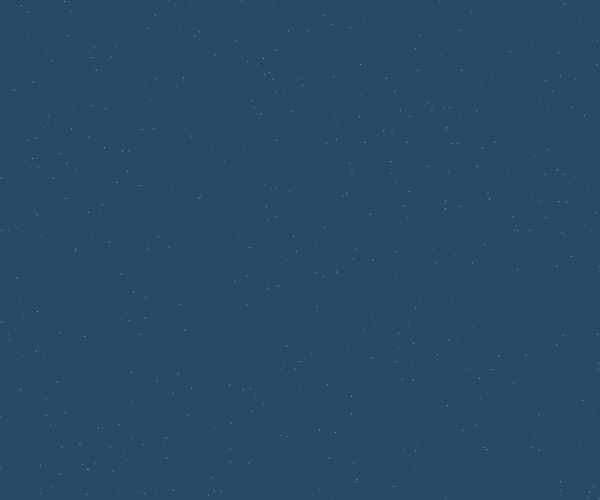
Frame 1 (no input)
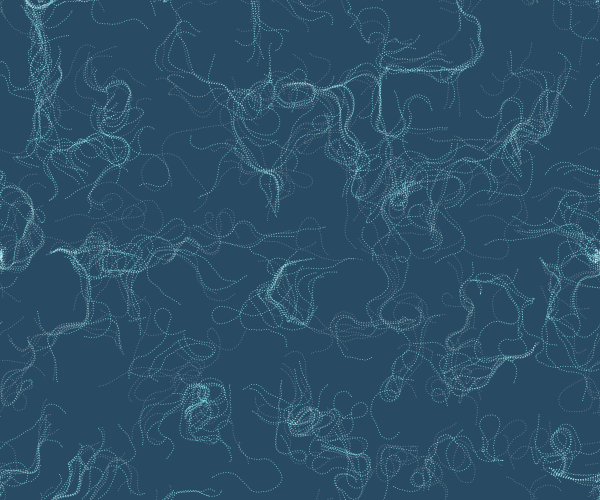
Frame 60 (no input)
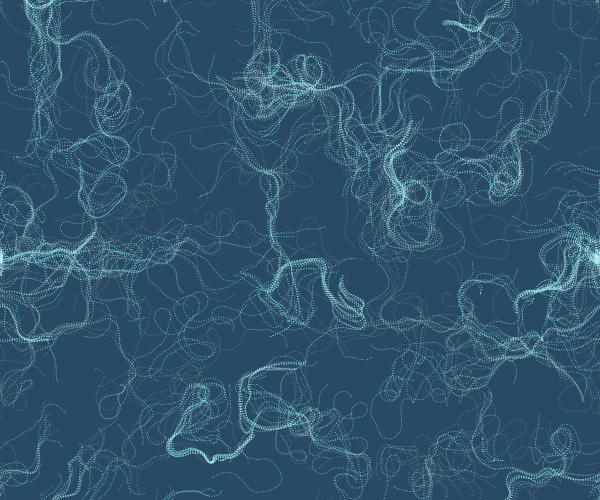
Frame 120 (the mouse pressed at the canvas centre since frame 60)

The p5.js sketch that drew these frames (run headless with seeded random() and noise() and a simulated clock; from frame 60 on, the mouse is pressed at the canvas centre):

// p5.js sketch
// ── sketch.js
let inc = 0.1
// this is to scale pixels, so we don't have a vector at every pixel, 
// but rather every 20 pixels
let scale = 10
let cols, rows;
let zoff = 0;
let particles = []
let flowField;

function setup() {
  createCanvas(windowWidth / 2, windowHeight / 2)
  colorMode(HSB, 255);
  cols = floor(width / scale)
  rows = floor(height / scale)
  pixelDensity(1)

  flowField = new Array(cols * rows)

  for (let i = 0; i < 500; i++) {
    particles[i] = new Particle();
  }

  // ice color
  background('#284b63');
  // background(240)
}

function draw() {
  let xoff = 0;
  for (let x = 0; x < cols; x++) {
    var yoff = 0;
    for (let y = 0; y < rows; y++) {
      let index = (x + y * cols)
      // the * 4 makes it go 360 degrees, otherwise it is just going in one direction
      let angle = noise(xoff, yoff, zoff) * TWO_PI * 4
      let vec = p5.Vector.fromAngle(angle);
      //this is to decrease the magnitude of the vector so the velocity doesn't start so fast
      vec.setMag(1)
      flowField[index] = vec;
      // this draws the vectors on the canvas
      // stroke(0, 50)
      // push()
      // translate(x * scale, y * scale);
      // rotate(vec.heading())
      // strokeWeight(1)
      // line(0, 0, scale, 0)
      // pop()
      yoff += inc
    }
    xoff += inc
    zoff += 0.0003
  }

  for (let i = 0; i < particles.length; i++) {
    particles[i].follow(flowField)
    particles[i].update()
    particles[i].edges()
    particles[i].show(i)
  }
}
// ── particle.js
function Particle() {
  this.pos = createVector(random(width), random(height));
  this.vel = createVector(0, 0)
  this.acc = createVector(0, 0);
  this.maxSpeed = 2.5;
  this.h = 0

  this.update = function () {
    this.vel.add(this.acc)
    this.vel.limit(this.maxSpeed)
    this.pos.add(this.vel)
    this.acc.mult(0)
  }

  this.applyForce = function (force) {
    this.acc.add(force);
  }

  this.show = function (index) {
    // ice color
    stroke('rgba(217%,217%,217%,0.3)');

    if (index % 2 === 0) {
      stroke('rgba(60%,110%,113%,0.7)')
    }

    //rainbow
    // stroke(this.h, 255, 255, 30)
    // this.h += 1
    // if (this.h > 255) {
    //   this.h = 0
    // }

    strokeWeight(1)
    point(this.pos.x, this.pos.y)
  }

  this.edges = function () {
    if (this.pos.x > width) this.pos.x = 0
    if (this.pos.x < 0) this.pos.x = width
    if (this.pos.y > height) this.pos.y = 0
    if (this.pos.x < 0) this.pos.y = height
  }

  this.follow = function (arrayOfVectors) {
    let x = floor(this.pos.x / scale);
    let y = floor(this.pos.y / scale);
    let index = x + y * cols
    let force = arrayOfVectors[index]
    this.applyForce(force)
  }
}
